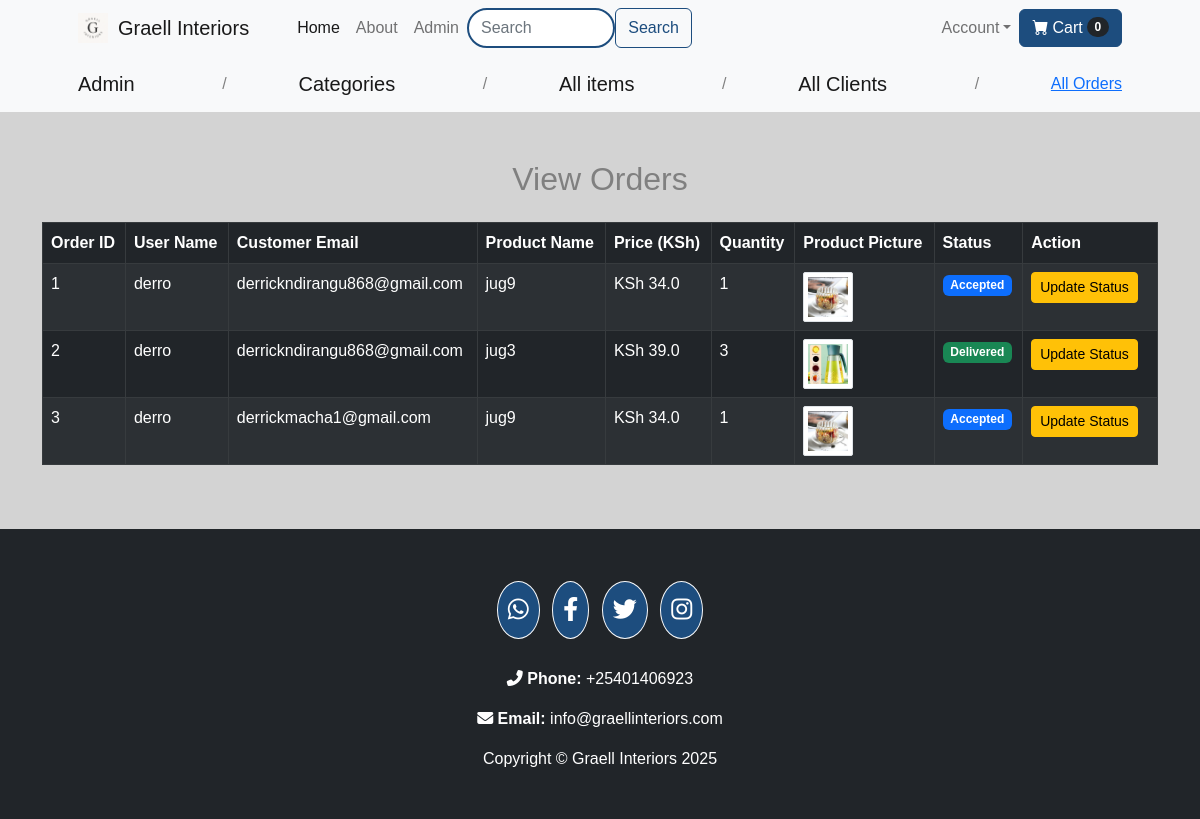
/view-orders (signed in), run on the app's committed database.
### website/models.py (models this page shows, shortened)
class Order(db.Model):
    id = db.Column(db.Integer, primary_key=True)
    quantity = db.Column(db.Integer, nullable=False)
    price = db.Column(db.Float, nullable=False)
    status = db.Column(db.String(100), nullable=False)
    payment_id = db.Column(db.String(1000), nullable=False)
    customer_link = db.Column(db.Integer, db.ForeignKey('customer.id'), nullable=False)
    product_link = db.Column(db.Integer, db.ForeignKey('product.id'), nullable=False)

class Customer(db.Model, UserMixin):
    id = db.Column(db.Integer, primary_key=True)
    email = db.Column(db.String(100), unique=True)
    status = db.Column(db.String(100))
    username = db.Column(db.String(100))
    password_hash = db.Column(db.String(150))
    date_joined = db.Column(db.DateTime(), default=datetime.utcnow)
    cart_items = db.relationship('Cart', backref=db.backref('customer', lazy=True))
    orders = db.relationship('Order', backref=db.backref('customer', lazy=True))
    @property
    def password(self):
        raise AttributeError('Password is not a readable Attribute')

class Product(db.Model):
    id = db.Column(db.Integer, primary_key=True)
    product_name = db.Column(db.String(100), nullable=False)
    current_price = db.Column(db.Float, nullable=False)
    previous_price = db.Column(db.Float, nullable=False)
    in_stock = db.Column(db.Integer, nullable=False)
    product_picture = db.Column(db.String(1000), nullable=False)
    flash_sale = db.Column(db.Boolean, default=False)
    date_added = db.Column(db.DateTime, default=datetime.utcnow)
    category_id = db.Column(db.Integer, db.ForeignKey('category.id'), nullable=False)
    carts = db.relationship('Cart', backref=db.backref('product', lazy=True))
    orders = db.relationship('Order', backref=db.backref('product', lazy=True))

### website/admin.py (the view)
@admin.route('/view-orders')
@login_required
def order_view():
    if current_user.status == 'admin':
        orders = Order.query.all()
        return render_template('view_orders.html', orders=orders)
    return render_template('404.html')

### website/templates/view_orders.html (shortened to what this page needs)
{% extends 'base.html' %}
{% block content %}
    <div class="row">
        <div class="col-md-12">
            <div class="info">
                      <nav class="navbar navbar-expand-lg navbar-light bg-light">
            <div class="container px-4 px-lg-5">
                 {% if current_user.status == 'admin' %}
                <a class="navbar-brand" href="/">Admin</a>
                 {% endif %}/ <a class="navbar-brand " href="/category-items">Categories</a>/  <a class="navbar-brand " href="/shop-items">All items</a>/  <a class="navbar-brand" href="/customers">All Clients</a>/ <a class="navbar-brand{% if request.path == '/view-orders' %}active{% endif %}" href="/view-orders">All Orders</a>
                </div>
            </nav>
            </div>
            </div>
        </div>
<div class="container my-5">
    <h2 class="text-center mb-4">View Orders</h2>
    <div style="overflow-x: auto; -webkit-overflow-scrolling: touch; width: 100%;">
        <table class="table table-striped table-bordered table-dark" style="width: 100%; border-collapse: collapse;">
            <thead>
                <tr>
                    <th scope="col">Order ID</th>
                    <th scope="col">User Name</th>
                    <th scope="col">Customer Email</th>
                    <th scope="col">Product Name</th>
                    <th scope="col">Price (KSh)</th>
                    <th scope="col">Quantity</th>
                    <th scope="col">Product Picture</th>
                    <th scope="col">Status</th>
                    <th scope="col">Action</th>
                </tr>
            </thead>
            <tbody>
                {% for order in orders %}
                <tr>
                    <td>{{ order.id }}</td>
                    <td>{{ order.customer.username }}</td>
                    <td>{{ order.customer.email }}</td>
                    <td>{{ order.product.product_name }}</td>
                    <td>KSh {{ order.price }}</td>
                    <td>{{ order.quantity }}</td>
                    <td><img src="{{ order.product.product_picture }}" alt="{{ order.product.product_name }}" class="img-thumbnail" style="height: 50px; width: 50px; border-radius: 2px;"></td>
               <td>
    <span class="badge
        {% if order.status == 'Pending' %}
            bg-warning
        {% elif order.status == 'Accepted' %}
            bg-primary
        {% elif order.status == 'Out for delivery' %}
            bg-orange
        {% elif order.status == 'Delivered' %}
            bg-success
        {% elif order.status == 'Canceled' %}
            bg-danger
        {% else %}
            bg-secondary
        {% endif %}">
        {{ order.status }}
    </span>
</td>
                    <td>
                        <div class="d-flex">
                            <a href="/update-order/{{ order.id }}" class="btn btn-warning btn-sm me-2">Update Status</a>
                        </div>
                    </td>
                </tr>
                {% endfor %}
            </tbody>
        </table>
    </div>
</div>
{% endblock %}

### website/templates/base.html (style rules this page uses)
body, .form-label, .card-body { color: #333333; }
body { background-color: lightgrey; font-family: 'Ubuntu', sans-serif; }

### data on the page
Order: id "1", customer.username "derro", customer.email "derrickndirangu868@gmail.com", product.product_name "jug9", price "34.0", quantity "1", product.product_picture (picture), status "Accepted"
Order: id "2", customer.username "derro", customer.email "derrickndirangu868@gmail.com", product.product_name "jug3", price "39.0", quantity "3", product.product_picture (picture), status "Delivered"
Order: id "3", customer.username "derro", customer.email "derrickmacha1@gmail.com", product.product_name "jug9", price "34.0", quantity "1", product.product_picture (picture), status "Accepted"

### other printed values
{{ cart | length if cart | length > 0 else 0 }} "0"
